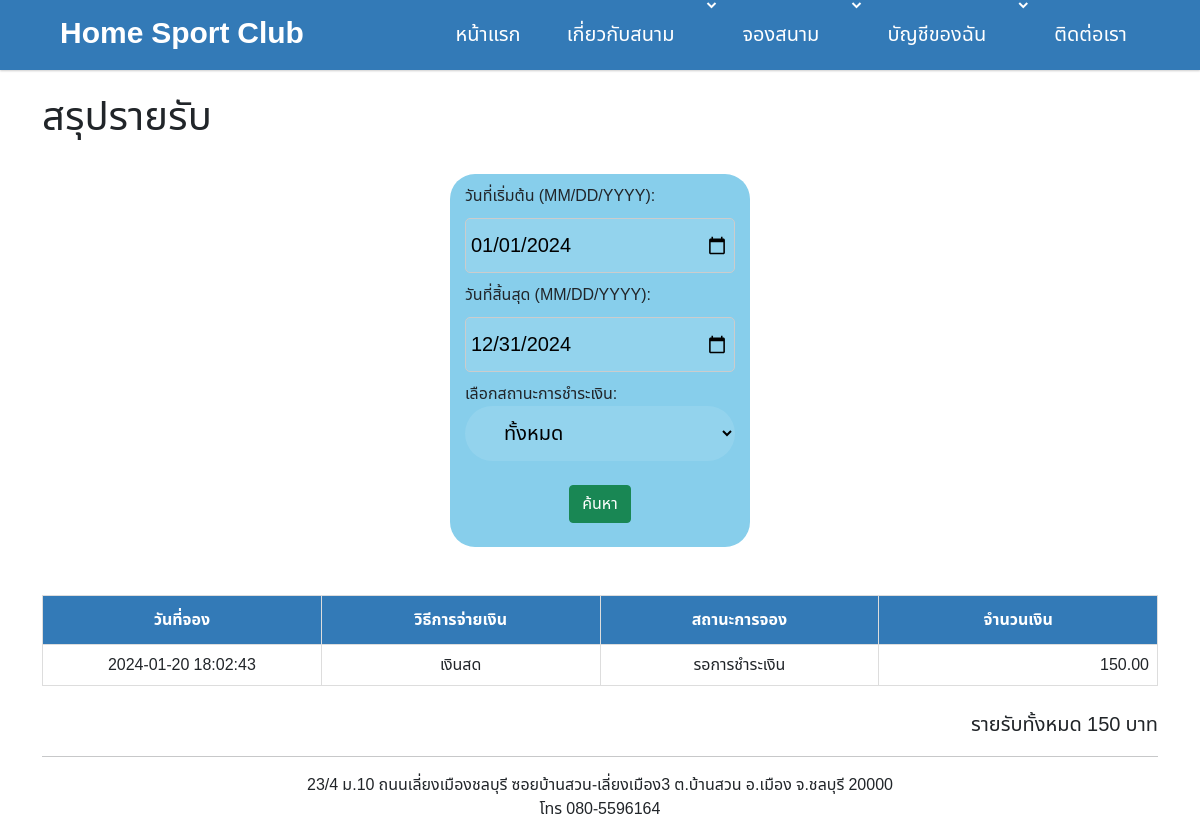
The app's page /badminton/summary_report.php (signed in), older data.
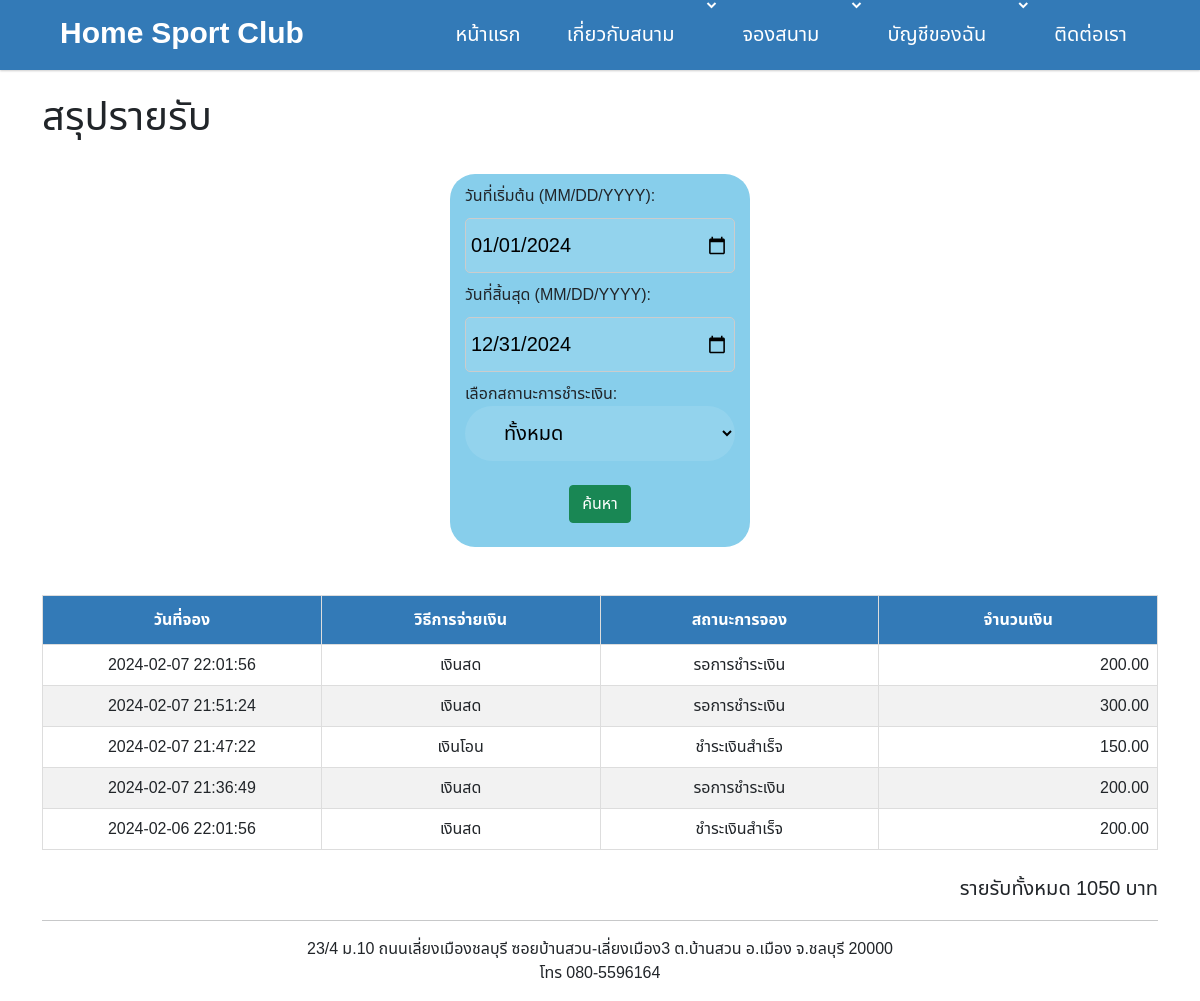
The same page, newer data.
### tables this page shows
CREATE TABLE `t_booking` (
  `booking_id` int(11) NOT NULL,
  `user_id` int(11) NOT NULL COMMENT 't_user',
  `court_id` int(11) NOT NULL COMMENT 'm_court',
  `booking_start_time` datetime NOT NULL,
  `booking_end_time` datetime NOT NULL,
  `payment_type_id` int(11) NOT NULL,
  `payment_id` int(11) DEFAULT NULL COMMENT 't_payment',
  `booking_status` tinyint(4) NOT NULL DEFAULT 1,
  `booking_amount` decimal(10,2) NOT NULL,
  `promotion_id` int(11) DEFAULT NULL,
  `create_date` datetime NOT NULL,
  `edit_date` datetime DEFAULT NULL,
  `create_by` int(11) NOT NULL COMMENT 't_user',
  `edit_by` int(11) DEFAULT NULL COMMENT 't_user',
  `del` tinyint(1) NOT NULL
);

CREATE TABLE `m_payment_type` (
  `payment_type_id` int(11) NOT NULL,
  `payment_type_name` varchar(32) NOT NULL
);

### badminton/summary_report.php (the view, shortened to what this page needs)
<?php
include 'common/connect.php';
include "header.php";
$sum_amt = 0;
$start_date = date('2024-01-01');
$end_date = date('2024-12-31');
$status = '%';
?>
<!DOCTYPE html>
<html lang="en">
<head>
    <link href='https://unpkg.com/boxicons@2.0.7/css/boxicons.min.css' rel='stylesheet'>
    <link rel="stylesheet" href="css/boostrap/css/bootstrap.min.css">
    <link rel="stylesheet" href="css/mytable.css">
</head>
<body>
    <div class="container">
        <br>
        <h1>สรุปรายรับ</h1>
        <br>
        <div class="container2">
            <form action="summary_report.php" method="POST" enctype="multipart/form-data">
                <div>
                <div class="input-field">
                    <label for="date" style="display: block; margin-bottom: 10px;">
                        วันที่เริ่มต้น (MM/DD/YYYY):
                    </label>
                    <input class="input" type="date" name="start_date" value="2024-01-01" required style="padding: 5px; border-radius: 5px;
            border: 1px solid #ccc; margin-bottom: 10px;">
                </div>
                <div class="input-field">
                    <label for="date" style="display: block; margin-bottom: 10px;">
                        วันที่สิ้นสุด (MM/DD/YYYY):
                    </label>
                    <input class="input" type="date" name="end_date" value="2024-12-31" required style="padding: 5px; border-radius: 5px;
            border: 1px solid #ccc; margin-bottom: 10px;">
                </div>
                </div>
                <div class="input-field">
                    <label for="status">เลือกสถานะการชำระเงิน:</label>
                    <select class="input" id="status" name="status">
                        <option value="%">ทั้งหมด</option>;
                    </select>
                </div>
                <div class="input-field">
                    <div align=center>
                        <button type="submit" class="btn btn-success" value="submit" name="submit">ค้นหา</button>
                    </div>
                    <div><br></div>
                </div>
            </form>
        </div>
        <br>
        <table id="customers">
            <BR>
            <thead>
                <tr>
                    <th width="10%">วันที่จอง</th>
                    <th width="10%">วิธีการจ่ายเงิน</th>
                    <th width="10%">สถานะการจอง</th>
                    <th width="10%">จำนวนเงิน</th>
                </tr>
            </thead>
            <tbody>
                <?php
                $sql = "SELECT
                            tu.user_name,
                            tu.user_tel,
                            tb.court_id,
                            tb.booking_status,
                            tb.booking_amount,
                            mpt.payment_type_name,
                            tb.create_date
                        FROM
                            `t_booking` tb
                        LEFT JOIN `t_user` tu ON
                            tb.user_id = tu.user_id
                        LEFT JOIN `m_payment_type` mpt ON
                            mpt.payment_type_id = tb.payment_type_id
                        WHERE tb.booking_status LIKE '$status' AND ( tb.create_date BETWEEN '$start_date' AND '$end_date' ) AND NOT booking_status = 3
                        ORDER BY tb.create_date DESC;";
                $result = mysqli_query($conn, $sql);
                while ($row = mysqli_fetch_assoc($result)) {
                    $sum_amt = $sum_amt + $row["booking_amount"];
                    echo "<td>" . $row["create_date"] .  "</td> ";
                    echo "<td>" . $row["payment_type_name"] .  "</td> ";
                    if ($row["booking_status"] == 1) {
                        echo "<td>รอการชำระเงิน</td> ";
                    } else if ($row["booking_status"] == 2) {
                        echo "<td>ชำระเงินสำเร็จ</td> ";
                    } else {
                        echo "<td>ยกเลิการจอง</td> ";
                    }
                    echo "<td style='text-align: right;' >" . $row["booking_amount"] .  "</td> ";
                }
                echo "</table>";
                echo "<br><label class='right'>รายรับทั้งหมด " . $sum_amt . " บาท</label>";
                ?>
    </div>
    <?php include "footer.php" ?>
</body>
</html>

Row changes from the older to the newer data that the page shows:
removed t_booking: create_date "2024-01-20 18:02:43", payment_type.payment_type_name "เงินสด", booking_status "รอการชำระเงิน", booking_amount "150.00"
added t_booking: create_date "2024-02-07 22:01:56", payment_type.payment_type_name "เงินสด", booking_status "รอการชำระเงิน", booking_amount "200.00"
added t_booking: create_date "2024-02-07 21:51:24", payment_type.payment_type_name "เงินสด", booking_status "รอการชำระเงิน", booking_amount "300.00"
added t_booking: create_date "2024-02-07 21:47:22", payment_type.payment_type_name "เงินโอน", booking_status "ชำระเงินสำเร็จ", booking_amount "150.00"
added t_booking: create_date "2024-02-07 21:36:49", payment_type.payment_type_name "เงินสด", booking_status "รอการชำระเงิน", booking_amount "200.00"
added t_booking: create_date "2024-02-06 22:01:56", payment_type.payment_type_name "เงินสด", booking_status "ชำระเงินสำเร็จ", booking_amount "200.00"
Text that changed along with them:
$sum_amt: "150" → "1050"
